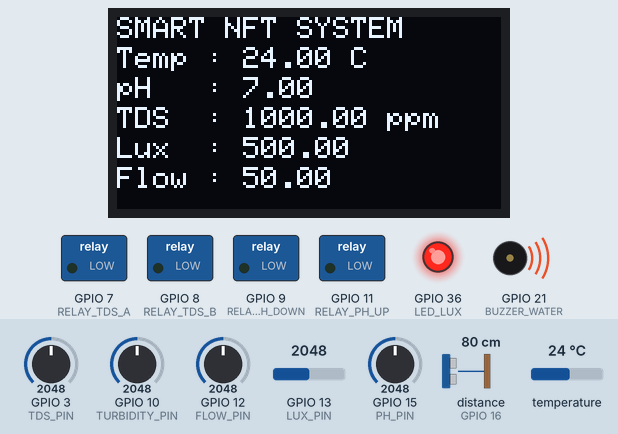
Simulated run of this sketch. Board: ESP32-S3. Shown: 128×64 one-colour display, switched loads named in the sketch (green lamp = pin HIGH), output pins drawn as LEDs (lit = HIGH), buzzer (waves = sounding). Wiring (from diagram.json): ultrasonic range finder: trigger GPIO 17; echo GPIO 16. The test bench sets the inputs (shaded band); at power-on: GPIO 15 (PH_PIN) = 2048, GPIO 3 (TDS_PIN) = 2048, GPIO 10 (TURBIDITY_PIN) = 2048, GPIO 12 (FLOW_PIN) = 2048, GPIO 13 (LUX_PIN) = 2048, distance to the obstacle (sensor on GPIO 16) 80 cm, temperature 24 °C. The echo pulse lasts 58.3 µs per cm; pins used as bus, display or sensor lines are not drawn; what the sketch prints to the serial monitor is not drawn.

Above: at 1.4 s.
1.5 s: GPIO 15 (PH_PIN) set to 2187
At 3.4 s:
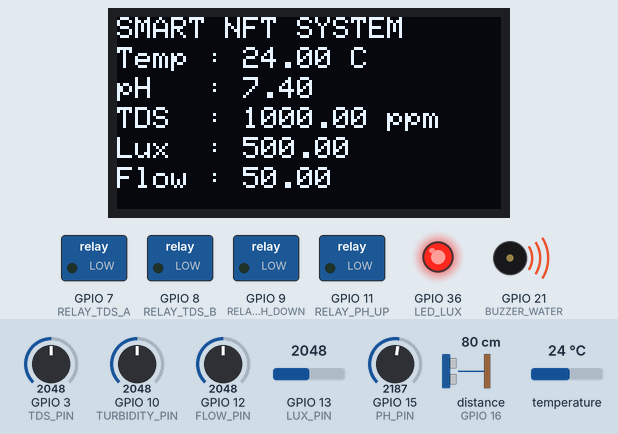
4.1 s: GPIO 15 (PH_PIN) set to 2261
At 4.9 s:
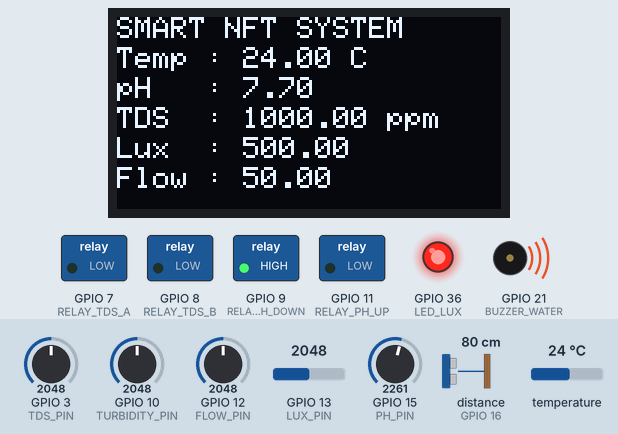
6.6 s: GPIO 3 (TDS_PIN) set to 2017
At 9.5 s:
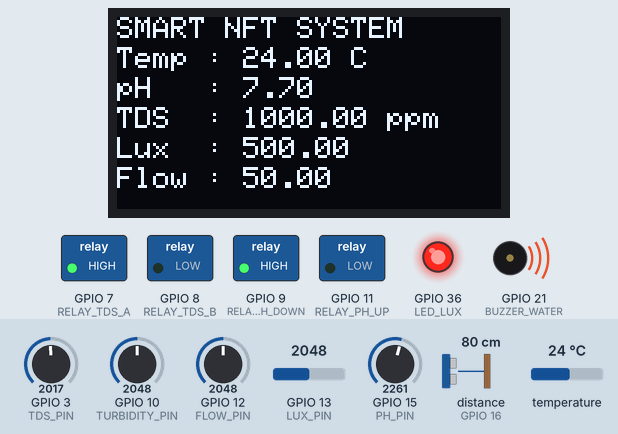
Timing chart, 0 to 14.6 s (numbered marks = the images above; inputs shaded):
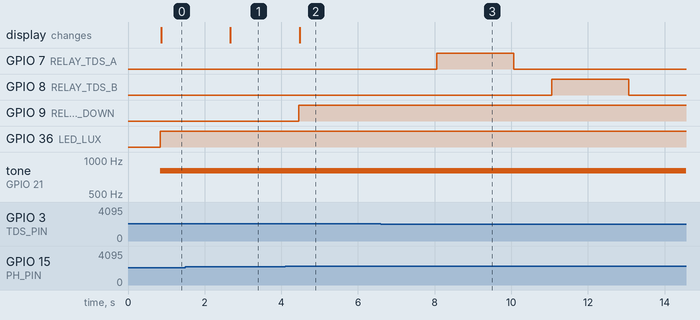

Measured:
- the behaviour switches between 2222 and 2223 on GPIO 15 (PH_PIN) (found by bisection; images 1 and 2)
- the behaviour switches between 2048 and 2047 on GPIO 3 (TDS_PIN) (found by bisection; images 2 and 3)
- after the input at 1.5 s, the display: changes after 1.2 s (image 1)
- after the input at 4.1 s, GPIO 9 (RELAY_PH_DOWN): LOW → HIGH after 0.35 s; the display: changes after 0.38 s (image 2)
- after the input at 6.6 s, GPIO 7 (RELAY_TDS_A): LOW → HIGH after 1.5 s, → LOW 2.0 s later; GPIO 8 (RELAY_TDS_B): LOW → HIGH after 4.5 s, → LOW 2.0 s later

The sketch:

sketch.ino
```cpp
#include <Wire.h>
#include <Adafruit_GFX.h>
#include <Adafruit_SSD1306.h>
#include <OneWire.h>
#include <DallasTemperature.h>

// ======================================================
// OLED CONFIG
// ======================================================

#define SCREEN_WIDTH 128
#define SCREEN_HEIGHT 64

#define SDA_PIN 4
#define SCL_PIN 5

Adafruit_SSD1306 display(SCREEN_WIDTH, SCREEN_HEIGHT, &Wire, -1);

// ======================================================
// DS18B20 CONFIG
// ======================================================

#define ONE_WIRE_BUS 6

OneWire oneWire(ONE_WIRE_BUS);
DallasTemperature sensors(&oneWire);

// ======================================================
// SENSOR PIN
// ======================================================

#define PH_PIN 15
#define TDS_PIN 3

#define TURBIDITY_PIN 10
#define FLOW_PIN 12
#define LUX_PIN 13

#define TRIG_PIN 17
#define ECHO_PIN 16

// ======================================================
// OUTPUT PIN
// ======================================================

// Relay Nutrisi
#define RELAY_TDS_A 7
#define RELAY_TDS_B 8

// Relay pH
#define RELAY_PH_UP 11
#define RELAY_PH_DOWN 9

// Grow Light LED
#define LED_LUX 36

// Buzzer
#define BUZZER_WATER 21
#define BUZZER_TURBIDITY 20
#define BUZZER_FLOW 19

// ======================================================
// VARIABLE
// ======================================================

float suhuAir;
float phValue;
float tdsValue;
float turbidityValue;
float flowValue;
float luxValue;
float distance;

// ======================================================
// TARGET PARAMETER
// ======================================================

int targetTDS = 900;

// ======================================================
// SETUP
// ======================================================

void setup() {

  Serial.begin(115200);

  // OLED
  Wire.begin(SDA_PIN, SCL_PIN);

  if (!display.begin(SSD1306_SWITCHCAPVCC, 0x3C)) {
    Serial.println("OLED gagal");
    while (true);
  }

  // DS18B20
  sensors.begin();

  // Ultrasonic
  pinMode(TRIG_PIN, OUTPUT);
  pinMode(ECHO_PIN, INPUT);

  // Relay
  pinMode(RELAY_TDS_A, OUTPUT);
  pinMode(RELAY_TDS_B, OUTPUT);

  pinMode(RELAY_PH_UP, OUTPUT);
  pinMode(RELAY_PH_DOWN, OUTPUT);

  // LED
  pinMode(LED_LUX, OUTPUT);

  // Buzzer
  pinMode(BUZZER_WATER, OUTPUT);
  pinMode(BUZZER_TURBIDITY, OUTPUT);
  pinMode(BUZZER_FLOW, OUTPUT);

  // Default OFF
  digitalWrite(RELAY_TDS_A, LOW);
  digitalWrite(RELAY_TDS_B, LOW);

  digitalWrite(RELAY_PH_UP, LOW);
  digitalWrite(RELAY_PH_DOWN, LOW);

  digitalWrite(LED_LUX, LOW);

  noTone(BUZZER_WATER);
  noTone(BUZZER_TURBIDITY);
  noTone(BUZZER_FLOW);

  display.clearDisplay();
  display.display();
}

// ======================================================
// LOOP
// ======================================================

void loop() {

  bacaSensor();

  kontrolTDS();

  kontrolPH();

  kontrolWaterLevel();

  kontrolTurbidity();

  kontrolFlow();

  kontrolGrowLight();

  tampilOLED();

  serialMonitor();

  delay(1000);
}

// ======================================================
// BACA SENSOR
// ======================================================

void bacaSensor() {

  // ================= SUHU AIR =================

  sensors.requestTemperatures();
  suhuAir = sensors.getTempCByIndex(0);

  // ================= pH =================

  int phRaw = analogRead(PH_PIN);

  phValue = map(phRaw, 0, 4095, 0, 140) / 10.0;

  // ================= TDS =================

  int tdsRaw = analogRead(TDS_PIN);

  tdsValue = map(tdsRaw, 0, 4095, 0, 2000);

  // ================= TURBIDITY =================

  int turbidityRaw = analogRead(TURBIDITY_PIN);

  turbidityValue = map(turbidityRaw, 0, 4095, 0, 100);

  // ================= FLOW =================

  int flowRaw = analogRead(FLOW_PIN);

  flowValue = map(flowRaw, 0, 4095, 0, 100);

  // ================= LUX =================

  int luxRaw = analogRead(LUX_PIN);

  luxValue = map(luxRaw, 0, 4095, 0, 1000);

  // ================= ULTRASONIC =================

  digitalWrite(TRIG_PIN, LOW);
  delayMicroseconds(2);

  digitalWrite(TRIG_PIN, HIGH);
  delayMicroseconds(10);

  digitalWrite(TRIG_PIN, LOW);

  long duration = pulseIn(ECHO_PIN, HIGH);

  distance = duration * 0.034 / 2;
}

// ======================================================
// KONTROL TDS
// ======================================================

void kontrolTDS() {

  if (tdsValue < 1000) {

    Serial.println("TDS rendah -> dosing nutrisi");

    // Nutrisi A ON
    digitalWrite(RELAY_TDS_A, HIGH);

    delay(2000);

    digitalWrite(RELAY_TDS_A, LOW);

    delay(1000);

    // Nutrisi B ON
    digitalWrite(RELAY_TDS_B, HIGH);

    delay(2000);

    digitalWrite(RELAY_TDS_B, LOW);

    // Tunggu pencampuran
    Serial.println("Menunggu pencampuran nutrisi...");

    delay(5000);
  }
}

// ======================================================
// KONTROL PH
// ======================================================

void kontrolPH() {

  // pH terlalu rendah
  if (phValue < 5.5) {

    Serial.println("pH rendah -> pH UP aktif");

    digitalWrite(RELAY_PH_UP, HIGH);
    digitalWrite(RELAY_PH_DOWN, LOW);
  }

  // pH terlalu tinggi
  else if (phValue > 7.5) {

    Serial.println("pH tinggi -> pH DOWN aktif");

    digitalWrite(RELAY_PH_DOWN, HIGH);
    digitalWrite(RELAY_PH_UP, LOW);
  }

  // pH normal
  else {

    digitalWrite(RELAY_PH_UP, LOW);
    digitalWrite(RELAY_PH_DOWN, LOW);
  }
}

// ======================================================
// WATER LEVEL
// ======================================================

void kontrolWaterLevel() {

  // Air rendah
  if (distance <100) {

    tone(BUZZER_WATER, 800);

    Serial.println("WARNING: AIR RENDAH!");

  } else {

    noTone(BUZZER_WATER);
  }
}

// ======================================================
// TURBIDITY
// ======================================================

void kontrolTurbidity() {

  // Air keruh
  if (turbidityValue > 70) {

    tone(BUZZER_TURBIDITY, 1200);

    Serial.println("WARNING: AIR KERUH!");

  } else {

    noTone(BUZZER_TURBIDITY);
  }
}

// ======================================================
// FLOW WATER
// ======================================================

void kontrolFlow() {

  // Flow terlalu rendah
  if (flowValue < 30) {

    tone(BUZZER_FLOW, 600);

    Serial.println("WARNING: FLOW RENDAH!");

  } else {

    noTone(BUZZER_FLOW);
  }
}

// ======================================================
// GROW LIGHT
// ======================================================

void kontrolGrowLight() {

  // Lux rendah
  if (luxValue < 700) {

    digitalWrite(LED_LUX, HIGH);

    Serial.println("Grow Light ON");

  } else {

    digitalWrite(LED_LUX, LOW);
  }
}

// ======================================================
// OLED DISPLAY
// ======================================================

void tampilOLED() {

  display.clearDisplay();

  display.setTextSize(1);
  display.setTextColor(SSD1306_WHITE);

  display.setCursor(0, 0);
  display.println("SMART NFT SYSTEM");

  display.setCursor(0, 10);
  display.print("Temp : ");
  display.print(suhuAir);
  display.println(" C");

  display.setCursor(0, 20);
  display.print("pH   : ");
  display.println(phValue);

  display.setCursor(0, 30);
  display.print("TDS  : ");
  display.print(tdsValue);
  display.println(" ppm");

  display.setCursor(0, 40);
  display.print("Lux  : ");
  display.println(luxValue);

  display.setCursor(0, 50);
  display.print("Flow : ");
  display.println(flowValue);

  display.display();
}

// ======================================================
// SERIAL MONITOR
// ======================================================

void serialMonitor() {

  Serial.println("========= SMART NFT =========");

  Serial.print("Suhu Air : ");
  Serial.print(suhuAir);
  Serial.println(" C");

  Serial.print("pH       : ");
  Serial.println(phValue);

  Serial.print("TDS      : ");
  Serial.print(tdsValue);
  Serial.println(" ppm");

  Serial.print("Lux      : ");
  Serial.println(luxValue);

  Serial.print("Turbid   : ");
  Serial.println(turbidityValue);

  Serial.print("Flow     : ");
  Serial.println(flowValue);

  Serial.print("WaterLvl : ");
  Serial.print(distance);
  Serial.println(" cm");

  Serial.println();
}
```
